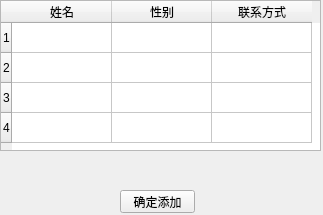
<?xml version="1.0" encoding="UTF-8"?>
<ui version="4.0">
 <class>DB_Data_Insert</class>
 <widget class="QWidget" name="DB_Data_Insert">
  <property name="geometry">
   <rect>
    <x>0</x>
    <y>0</y>
    <width>323</width>
    <height>215</height>
   </rect>
  </property>
  <property name="windowTitle">
   <string>Form</string>
  </property>
  <widget class="QPushButton" name="insert_button">
   <property name="geometry">
    <rect>
     <x>120</x>
     <y>190</y>
     <width>75</width>
     <height>23</height>
    </rect>
   </property>
   <property name="text">
    <string>确定添加</string>
   </property>
  </widget>
  <widget class="QTableWidget" name="insert_tableWidget">
   <property name="geometry">
    <rect>
     <x>0</x>
     <y>0</y>
     <width>321</width>
     <height>151</height>
    </rect>
   </property>
   <row>
    <property name="text">
     <string>1</string>
    </property>
   </row>
   <row>
    <property name="text">
     <string>2</string>
    </property>
   </row>
   <row>
    <property name="text">
     <string>3</string>
    </property>
   </row>
   <row>
    <property name="text">
     <string>4</string>
    </property>
   </row>
   <column>
    <property name="text">
     <string>姓名</string>
    </property>
   </column>
   <column>
    <property name="text">
     <string>性别</string>
    </property>
   </column>
   <column>
    <property name="text">
     <string>联系方式</string>
    </property>
   </column>
  </widget>
 </widget>
 <resources/>
 <connections/>
</ui>
